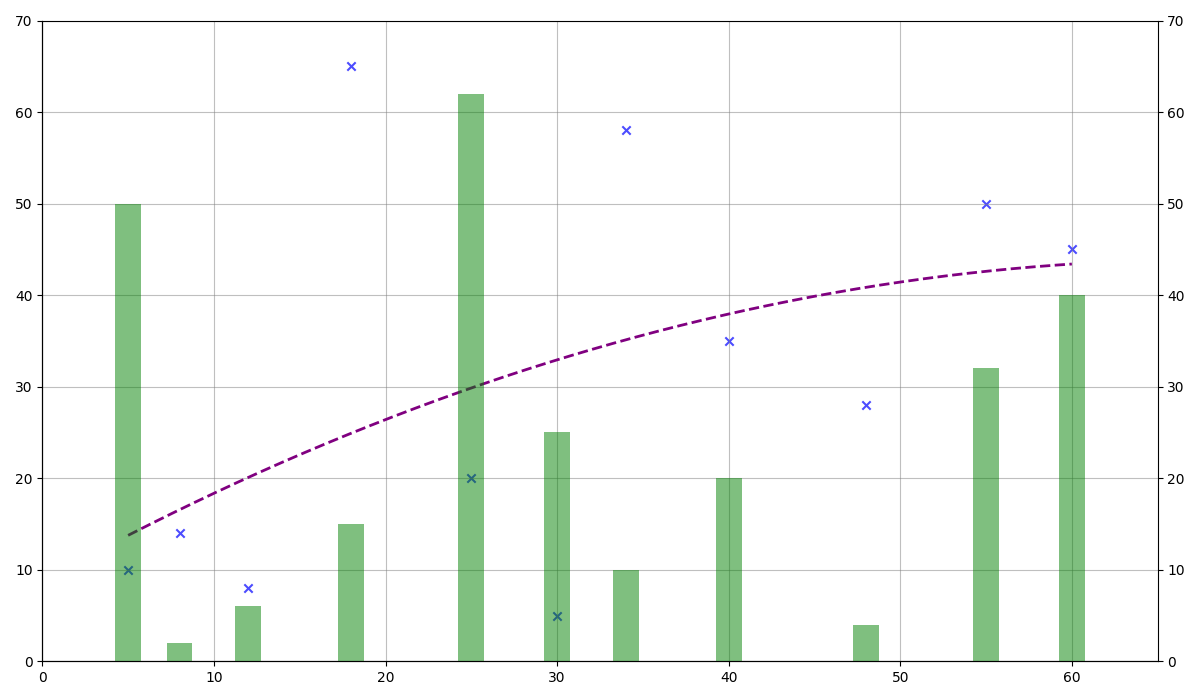

Write the Python code that produced this figure.
import matplotlib.pyplot as plt
import numpy as np
from scipy.optimize import curve_fit

years = np.array([2010, 2011, 2012, 2013, 2014, 2015, 2016, 2017, 2018, 2019, 2020])
social_events = np.array([5, 8, 12, 18, 25, 30, 34, 40, 48, 55, 60])
volunteer_rates = np.array([10, 14, 8, 65, 20, 5, 58, 35, 28, 50, 45])
community_budget = np.array([50, 2, 6, 15, 62, 25, 10, 20, 4, 32, 40])

def quadratic_fit(x, a, b, c):
    return a * x**2 + b * x + c

params, _ = curve_fit(quadratic_fit, social_events, volunteer_rates)
events_range = np.linspace(min(social_events), max(social_events), 300)
fitted_rates = quadratic_fit(events_range, *params)

fig, ax1 = plt.subplots(figsize=(12, 7))

ax1.scatter(social_events, volunteer_rates, color='blue', marker='x', alpha=0.7, edgecolors='g')
ax1.plot(events_range, fitted_rates, color='purple', linestyle='--', linewidth=2)

ax2 = ax1.twinx()
ax2.bar(social_events, community_budget, color='green', alpha=0.5, width=1.5)

ax1.set_xlim(0, 65)
ax1.set_ylim(0, 70)
ax2.set_ylim(0, 70)

ax1.grid(True, linestyle='-', color='grey', alpha=0.5)
ax1.spines['top'].set_visible(False)
ax1.spines['right'].set_visible(False)

plt.tight_layout()
plt.show()
